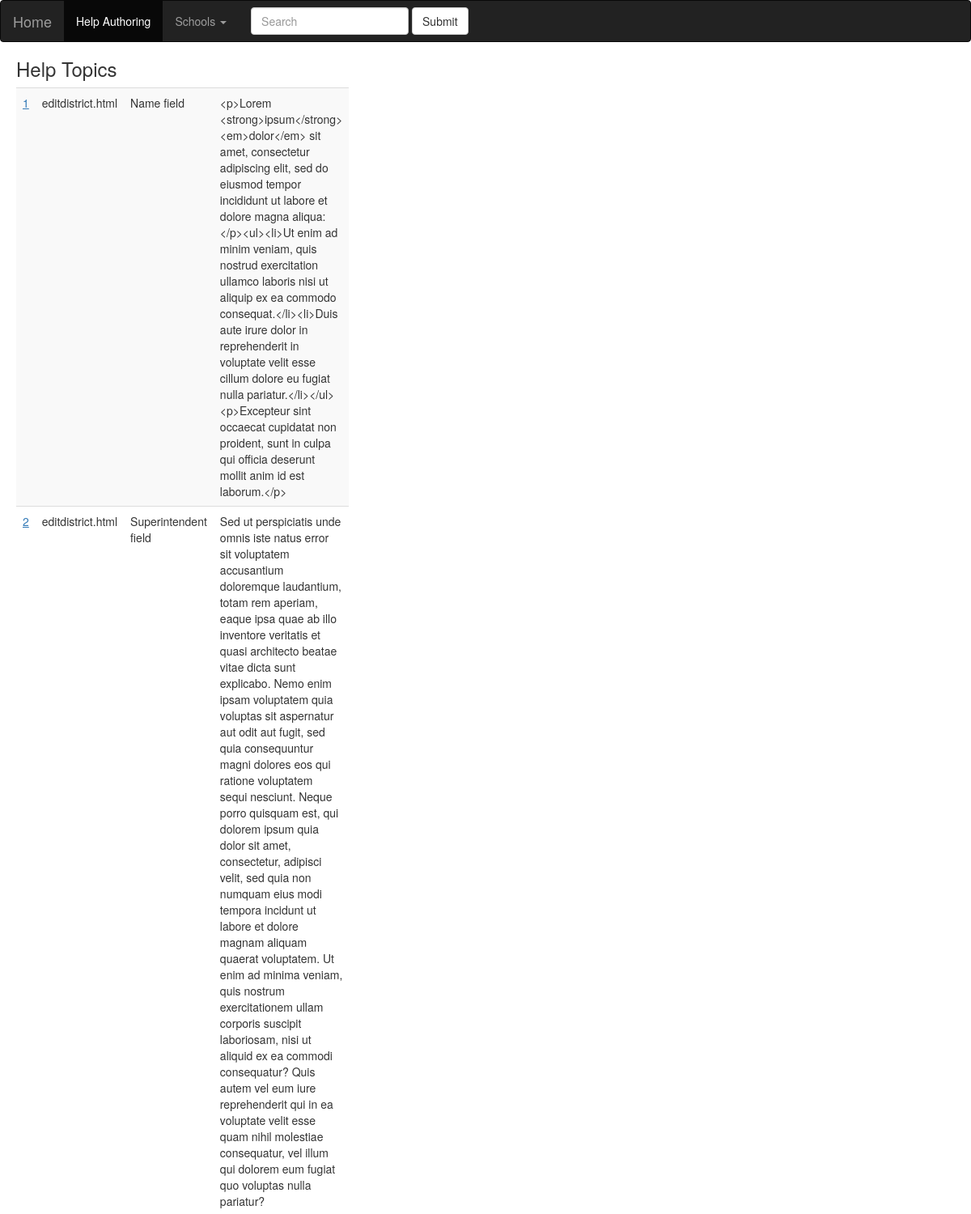
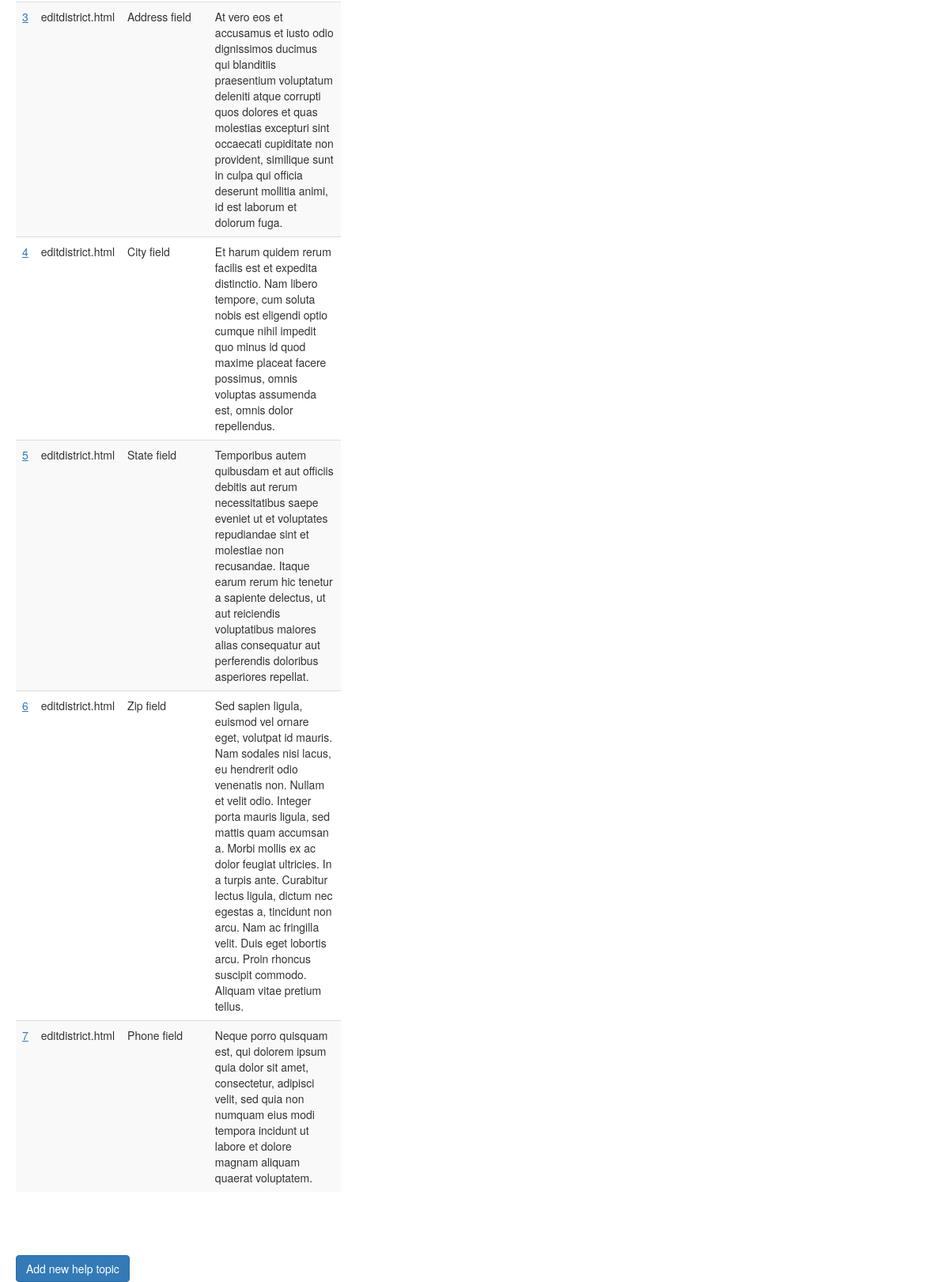
/help, run on the app's committed database (2 pictures, top to bottom).
### database_setup.py (models this page shows)
class HelpTopic(Base):
    __tablename__ = 'helptopics'
    id = Column(Integer, primary_key=True)
    help_id = Column(Integer)
    window = Column(String(50))
    element = Column(String(50))
    text = Column(String(255))

### schools.py (the view)
@app.route('/help')
def helpTopics():
    helpTopics = session.query(HelpTopic).order_by(HelpTopic.help_id)
    return render_template('help.html', helpTopics=helpTopics)

### templates/help.html (shortened to what this page needs)
{% extends "base.html" %}
{% block content %}
<h3>Help Topics</h3>
<table class="table table-striped" style="width:0">
{% for topic in helpTopics %}
	<tr>
	    <td><a class="underline" href='{{url_for('editHelpTopic', help_id=topic.id)}}'>{{topic.help_id}}</a></td>
	    <td>{{topic.window}}</td>
	    <td>{{topic.element}}</td>
	    <td>{{topic.text}}</td>
	</tr>
{% endfor %}
</table>
<p>&nbsp;</p>
<p>&nbsp;</p>
<a href='{{url_for('newHelpTopic')}}' class="btn btn-primary">Add new help topic</a>
{% endblock %}

### templates/base.html (style rules this page uses)
.underline { text-decoration: underline; }

### data on the page
HelpTopic: help_id "1", window "editdistrict.html", element "Name field", text "<p>Lorem <strong>ipsum</strong> <em>dolor</em> sit amet, consectetur adipiscing elit, sed do eiusmod tempor incididunt ut labore et dolore magna aliqua:</p><ul><li>Ut enim ad minim veniam, quis nostrud exercitation ullamco laboris nisi ut aliquip ex ea commodo consequat.</li><li>Duis aute irure dolor in reprehenderit in voluptate velit esse cillum dolore eu fugiat nulla pariatur.</li></ul><p>Excepteur sint occaecat cupidatat non proident, sunt in culpa qui officia deserunt mollit anim id est laborum.</p>"
HelpTopic: help_id "2", window "editdistrict.html", element "Superintendent field", text "Sed ut perspiciatis unde omnis iste natus error sit voluptatem accusantium doloremque laudantium, totam rem aperiam, eaque ipsa quae ab illo inventore veritatis et quasi architecto beatae vitae dicta sunt explicabo. Nemo enim ipsam voluptatem quia voluptas sit aspernatur aut odit aut fugit, sed quia consequuntur magni dolores eos qui ratione voluptatem sequi nesciunt. Neque porro quisquam est, qui dolorem ipsum quia dolor sit amet, consectetur, adipisci velit, sed quia non numquam eius modi tempora incidunt ut labore et dolore magnam aliquam quaerat voluptatem. Ut enim ad minima veniam, quis nostrum exercitationem ullam corporis suscipit laboriosam, nisi ut aliquid ex ea commodi…"
HelpTopic: help_id "3", window "editdistrict.html", element "Address field", text "At vero eos et accusamus et iusto odio dignissimos ducimus qui blanditiis praesentium voluptatum deleniti atque corrupti quos dolores et quas molestias excepturi sint occaecati cupiditate non provident, similique sunt in culpa qui officia deserunt mollitia animi, id est laborum et dolorum fuga."
HelpTopic: help_id "4", window "editdistrict.html", element "City field", text "Et harum quidem rerum facilis est et expedita distinctio. Nam libero tempore, cum soluta nobis est eligendi optio cumque nihil impedit quo minus id quod maxime placeat facere possimus, omnis voluptas assumenda est, omnis dolor repellendus."
HelpTopic: help_id "5", window "editdistrict.html", element "State field", text "Temporibus autem quibusdam et aut officiis debitis aut rerum necessitatibus saepe eveniet ut et voluptates repudiandae sint et molestiae non recusandae. Itaque earum rerum hic tenetur a sapiente delectus, ut aut reiciendis voluptatibus maiores alias consequatur aut perferendis doloribus asperiores repellat."
HelpTopic: help_id "6", window "editdistrict.html", element "Zip field", text "Sed sapien ligula, euismod vel ornare eget, volutpat id mauris. Nam sodales nisi lacus, eu hendrerit odio venenatis non. Nullam et velit odio. Integer porta mauris ligula, sed mattis quam accumsan a. Morbi mollis ex ac dolor feugiat ultricies. In a turpis ante. Curabitur lectus ligula, dictum nec egestas a, tincidunt non arcu. Nam ac fringilla velit. Duis eget lobortis arcu. Proin rhoncus suscipit commodo. Aliquam vitae pretium tellus."
HelpTopic: help_id "7", window "editdistrict.html", element "Phone field", text "Neque porro quisquam est, qui dolorem ipsum quia dolor sit amet, consectetur, adipisci velit, sed quia non numquam eius modi tempora incidunt ut labore et dolore magnam aliquam quaerat voluptatem."
